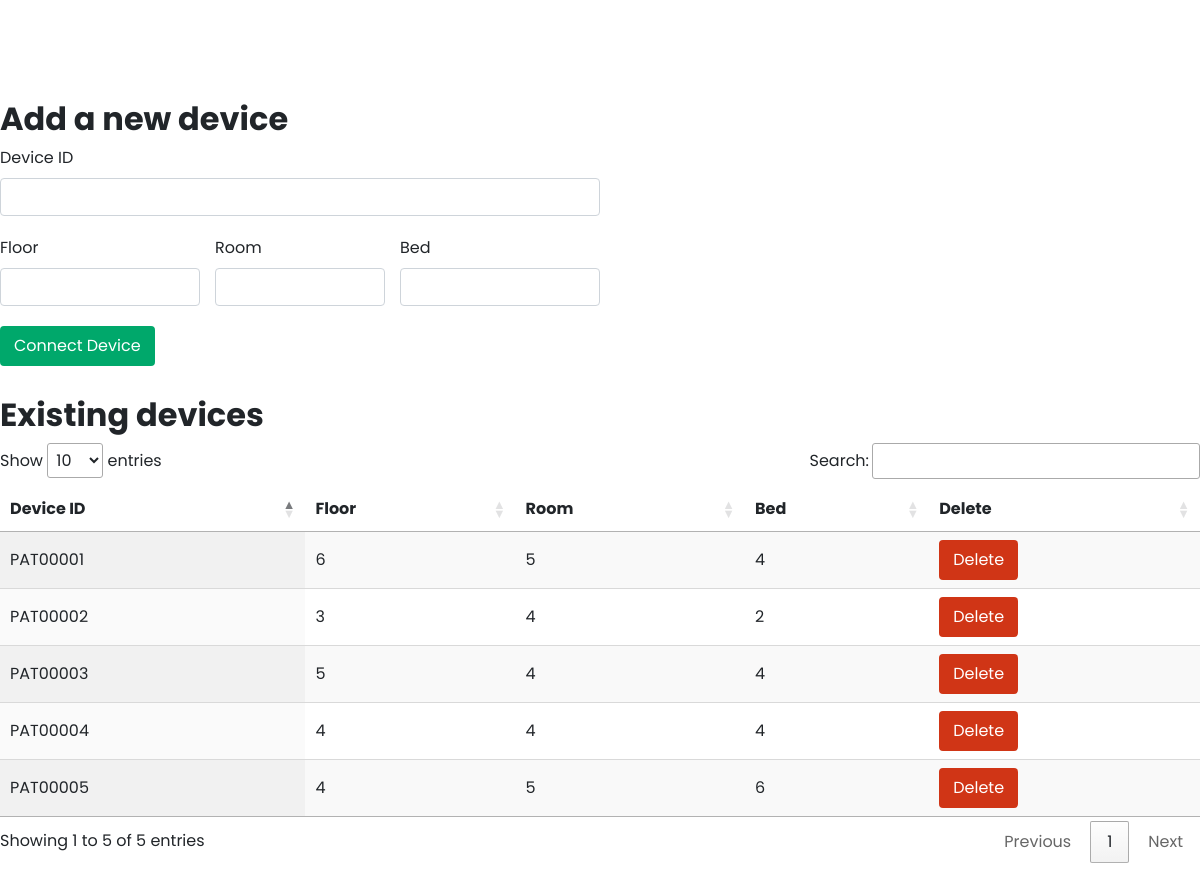
Page /devices/ on the earlier database version.
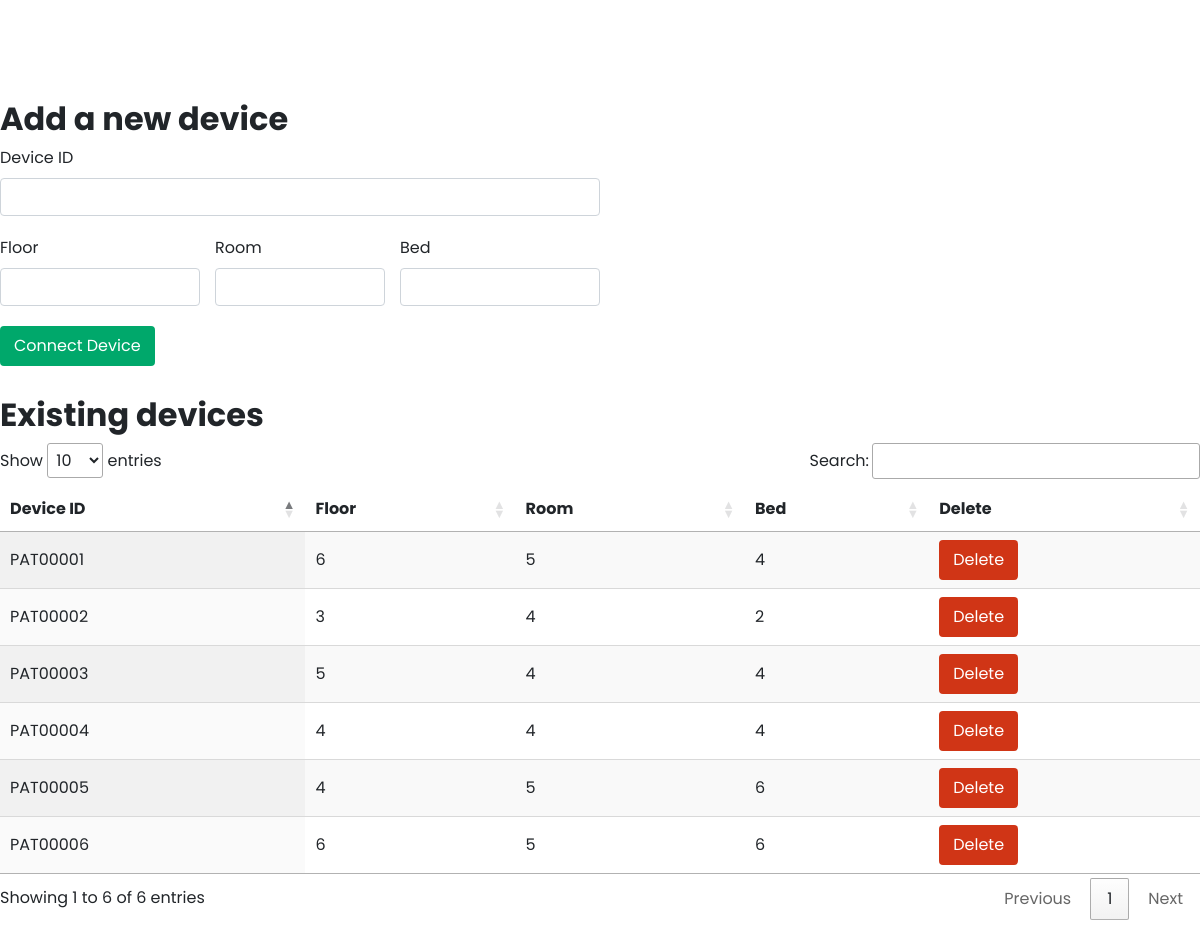
Same page on the later database version.
### main/models.py (models this page shows, shortened)
class patient(models.Model):
	floor = models.IntegerField(default=0)
	room = models.IntegerField(default=0)
	bed_no = models.IntegerField(default=0)
	percentage = models.IntegerField(default=0)
	device_id =  models.CharField(max_length=50, null=True, blank=True)
	status = models.IntegerField(default = 0)

### main/views.py (the view, shortened to what this page needs)
# urls.py: path('devices/', views.devices, name='devices'),
def devices(request):
	return render(request, template_name='devices.html',
				context={"patients":patient.objects.all})

### templates/devices.html (shortened to what this page needs)
{% load static %}
{% include "header.html" %}
<link rel="stylesheet" href="https://cdn.datatables.net/1.10.20/css/jquery.dataTables.min.css">
<link rel="stylesheet" href="https://cdn.datatables.net/responsive/2.2.3/css/responsive.bootstrap4.min.css">
<body>
	<div class="section">
		<div class="container-1200px" >
			<h2 class="bold-text padding-15px-mobile">Add a new device</h2>
			<form style="max-width:600px;margin-bottom:30px;" class="padding-15px-mobile" action="/devices/" method="POST"> {% csrf_token %}
				<div class="form-group">
				    <label for="device">Device ID</label>
				    <input type="text" class="form-control" name="device_id" style="margin-bottom: 20px;">
				    <div class="row no-margin" style="margin-bottom: 20px;">
				    	<div class="col-4 no-padding">
						    <label for="floor">Floor</label>
						    <input type="number" class="form-control" name="floor" >
						</div>
				    	<div class="col-4">
						    <label for="room">Room</label>
						    <input type="number" class="form-control" name="room" >
						</div>
				    	<div class="col-4 no-padding">
						    <label for="bed">Bed</label>
						    <input type="number" class="form-control" name="bed_no" >
						</div>
					</div>
					<button type="submit" class="btn adv-sal-green-background white white-background-hover adv-sal-green-hover adv-sal-green-border">Connect Device</button>
				</div>
			</form>
			<h2 class="bold-text">Existing devices</h2>
			<table id="devices-table" class="display" style="width:100%;">
				<thead>
		            <tr>
		                <th>Device ID</th>
		                <th>Floor</th>
		                <th>Room</th>
		                <th>Bed</th>
		                <th>Delete</th>
		            </tr>
	        	</thead>
	        	<tbody>
		                {%for p in patients %}
		                	<tr>
				                <td>{{p.device_id}}</td>
				                <td>{{p.floor}}</td>
				                <td>{{p.room}}</td>
				                <td>{{p.bed_no}}</td>
				                <td>
				                	<form action="/devices/" method="POST"> {% csrf_token %}
				                		<button type="submit" onclick="alert('You are about to DELETE a device!!!')" name="delete" value={{p.device_id}} class="btn adv-sal-red-background white white-background-hover adv-sal-red-hover adv-sal-red-border">Delete</button>
				                	</form>
				                </td>
							</tr>
			            {% endfor %}
		        </tbody>
	    	</table>
		</div>
	</div>
</body>

### templates/header.html (shortened to what this page needs)
{% load static %}
<!DOCTYPE html>
<html>
<head>
    <link rel="stylesheet" href="https://stackpath.bootstrapcdn.com/bootstrap/4.3.1/css/bootstrap.min.css">
	<link href="{% static 'css/layout.css' %}" rel="stylesheet">
	<link href="{% static 'css/text.css' %}" rel="stylesheet">
	<link href="{% static 'css/color.css' %}" rel="stylesheet">
    <link rel="stylesheet" href="{% static 'css/progressbar.css' %}">
</head>

### static/css/layout.css (style rules this page uses)
.container-1200px { max-width:1200px; margin:0 auto; }
.section { padding-top:100px; padding-bottom:100px; position:relative; }
.no-margin { margin-left: 0px!important; margin-right: 0px!important; }
.no-padding { padding-left:0px!important; padding-right:0px!important; }

### static/css/text.css (style rules this page uses)
body,h1,h2,h3,h4,h5,h6 { font-family:Poppins; }
h1,h2, .bold-text { font-weight:700; }

### static/css/color.css (style rules this page uses)
.adv-sal-green-background, .adv-sal-green-background-hover:hover { background-color:#00A86B; }
.adv-sal-green-border,.adv-sal-green-border-hover:hover { border: 2px solid #00A86B; }
.adv-sal-red-background, .adv-sal-red-background-hover:hover { background-color:#d03516; }
.adv-sal-red-border,.adv-sal-red-border-hover:hover { border: 2px solid #d03516; }
.white, .white-hover:hover { color:#fff; }

Differences in the rows shown:
added patient: device_id "PAT00006", floor "6", room "5", bed_no "6"
Other differences:
text written by a page script: "Show entries Search: Showing 1 to 5 of 5 entries Previous 1 Next" → "Show entries Search: Showing 1 to 6 of 6 entries Previous 1 Next"
